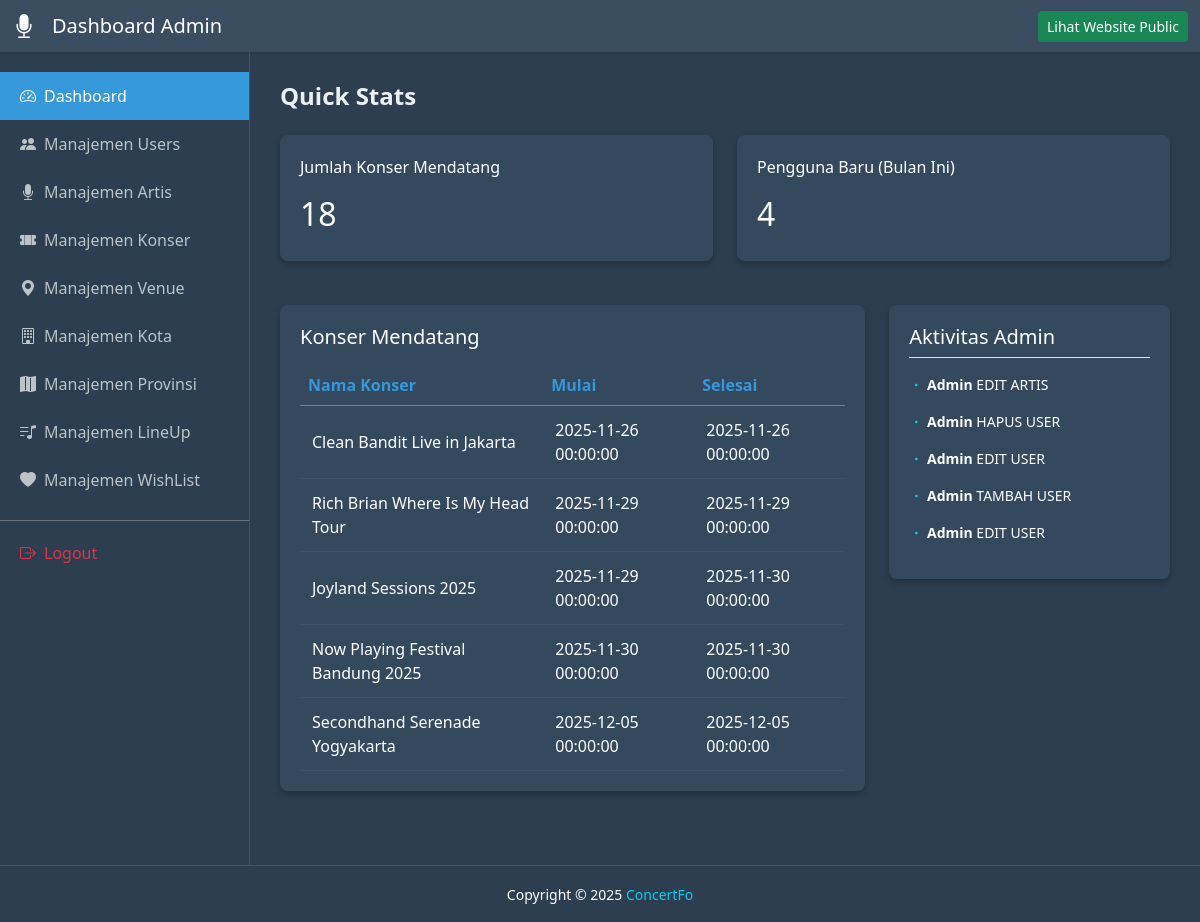
Screenshot of /halamanAdmin/dashboard/html/folderDH/indexDashboard.php with the database file from the repository.
### tables this page shows
CREATE TABLE `konser` (
  `id_konser` varchar(10) NOT NULL,
  `nama_konser` varchar(255) NOT NULL,
  `id_venue` varchar(10) DEFAULT NULL,
  `tanggal_mulai` datetime DEFAULT NULL,
  `tanggal_selesai` datetime DEFAULT NULL,
  `harga_tiket_mulai` int(11) DEFAULT NULL,
  `link_tiket` varchar(255) DEFAULT NULL COMMENT 'Link ke website pembelian tiket',
  `poster_konser` varchar(255) DEFAULT NULL,
  `video` varchar(255) DEFAULT NULL COMMENT 'Path file video atau URL YouTube/Vimeo untuk aftermovie konser',
  `status_konser` enum('upcoming','ongoing','completed','cancelled') DEFAULT 'upcoming' COMMENT 'Status konser: upcoming=akan datang, ongoing=sedang berlangsung, completed=selesai, cancelled=dibatalkan'
);

CREATE TABLE `log_aktivitas` (
  `id` int(11) NOT NULL,
  `admin_nama` varchar(100) NOT NULL,
  `aksi` varchar(50) NOT NULL,
  `deskripsi` text NOT NULL,
  `waktu` timestamp NOT NULL DEFAULT current_timestamp()
);

### halamanAdmin/dashboard/html/folderDH/indexDashboard.php (the view, shortened to what this page needs)
<?php
include '../koneksi.php';
$jumlahKonserOtw = 0;
$jumlahUserBulanIni = 0;
$query = @$koneksi->query("SELECT COUNT(*) FROM konser WHERE tanggal_mulai > NOW()");
if ($query) {
  $row = $query->fetch_row();
  $jumlahKonserOtw = $row[0];
}
$queryUser = @$koneksi->query("SELECT COUNT(*) FROM users WHERE MONTH(tanggal_daftar) = MONTH(NOW()) AND YEAR(tanggal_daftar) = YEAR(NOW())");
if ($queryUser) {
  $rowUser = $queryUser->fetch_row();
  $jumlahUserBulanIni = $rowUser[0];
}
$queryKonser = @$koneksi->query("SELECT nama_konser, tanggal_mulai, tanggal_selesai FROM konser WHERE tanggal_mulai > NOW() ORDER BY tanggal_mulai ASC LIMIT 5");
$queryAktivitasAtmin = @$koneksi->query("SELECT * FROM log_aktivitas ORDER BY id DESC LIMIT 8");
?>
<!DOCTYPE html>
<html lang="id">
<head>
  <link href="https://cdn.jsdelivr.net/npm/bootstrap@5.3.2/dist/css/bootstrap.min.css" rel="stylesheet">
  <link rel="stylesheet" href="https://cdn.jsdelivr.net/npm/bootstrap-icons@1.11.1/font/bootstrap-icons.css">
  <link rel="stylesheet" href="../../css/styles.css?v=<?php echo time(); ?>">
</head>
<body>
  <?php include '../header.php'; ?>
  <div class="d-flex-wrapper"><?php include '../sideBar.php'; ?>
    <div class="main-content">
      <h4 class="mb-4 fw-bold">Quick Stats</h4>
      <div class="row mb-4">
        <div class="col-md-6">
          <div class="stats-card">
            <p>Jumlah Konser Mendatang</p>
            <h2><?= htmlspecialchars($jumlahKonserOtw); ?></h2>
          </div>
        </div>
        <div class="col-md-6">
          <div class="stats-card">
            <p>Pengguna Baru (Bulan Ini)</p>
            <h2><?= htmlspecialchars($jumlahUserBulanIni); ?></h2>
          </div>
        </div>
      </div>
      <div class="row">
        <div class="col-lg-8 mb-4">
          <div class="table-card">
            <div class="d-flex justify-content-between align-items-center mb-3">
              <h5 class="mb-0 text-white">Konser Mendatang</h5>
            </div>
            <div class="table-responsive">
              <table class="table table-hover">
                <thead>
                  <tr>
                    <th>Nama Konser</th>
                    <th>Mulai</th>
                    <th>Selesai</th>
                  </tr>
                </thead>
                <tbody>
                  <?php if ($queryKonser) {
                    while ($data = $queryKonser->fetch_assoc()) { ?>
                      <tr>
                        <td><?= htmlspecialchars($data['nama_konser']); ?></td>
                        <td><?= htmlspecialchars($data['tanggal_mulai']); ?></td>
                        <td><?= htmlspecialchars($data['tanggal_selesai']); ?></td>
                      </tr>
                  <?php }
                  } ?>
                </tbody>
              </table>
            </div>
          </div>
        </div>
        <div class="col-lg-4 mb-4">
          <div class="activity-card">
            <h5 class="mb-3 border-bottom pb-2 text-white">Aktivitas Admin</h5>
            <?php if ($queryAktivitasAtmin && $queryAktivitasAtmin->num_rows > 0) {
              while ($rowLog = $queryAktivitasAtmin->fetch_assoc()) { ?>
                <div class="mb-3 small">
                  <i class="bi bi-dot text-info"></i>
                  <strong><?= isset($rowLog['admin_nama']) ? $rowLog['admin_nama'] : 'Sys'; ?></strong>
                  <?= isset($rowLog['aksi']) ? $rowLog['aksi'] : '-'; ?>
                </div>
            <?php }
            } else {
              echo "<span>Belum ada aktivitas.</span>";
            } ?>
          </div>
        </div>
      </div>
    </div>
  </div>
  <?php include '../footer.php'; ?>
</body>
</html>

### halamanAdmin/dashboard/html/header.php
<nav class="navbar navbar-dark bg-dark-blue shadow-sm">
  <div class="container-fluid">
    <div class="d-flex align-items-center">
      <i class="bi bi-mic-fill text-white fs-4 me-3"></i>
      <span class="navbar-brand mb-0 h1">Dashboard Admin</span>
    </div>
    <div class="d-flex align-items-center gap-2">
      <button class="btn btn-success btn-sm"><a href="../../../../index.php" style="text-decoration:none; color:white;">Lihat Website Public</a></button>
    </div>
  </div>
</nav>

### halamanAdmin/dashboard/html/sideBar.php (shortened to what this page needs)
<?php
$current_page = basename($_SERVER['PHP_SELF']);
$directoryURI = $_SERVER['REQUEST_URI'];
$path = "../";
function isActive($searchString) {
    return '';
}
?>
<div class="sidebar bg-dark-sidebar">
    <ul class="nav flex-column">
        <li class="nav-item">
            <a class="nav-link <?php echo ($current_page == 'indexDashboard.php') ? 'active' : ''; ?>" href="<?php echo $path; ?>folderDH/indexDashboard.php">
                <i class="bi bi-speedometer2 me-2"></i>
                Dashboard
            </a>
        </li>
        <li class="nav-item">
            <a class="nav-link <?php echo isActive('/user/'); ?>" href="<?php echo $path; ?>user/manajemenUsers.php">
                <i class="bi bi-people-fill me-2"></i>
                Manajemen Users
            </a>
        </li>
        <li class="nav-item">
            <a class="nav-link <?php echo isActive('/artis/'); ?>" href="<?php echo $path; ?>artis/manajemenArtis.php">
                <i class="bi bi-mic-fill me-2"></i>
                Manajemen Artis
            </a>
        </li>
        <li class="nav-item">
            <a class="nav-link <?php echo isActive('/konser/'); ?>" href="<?php echo $path; ?>konser/manajemenKonser.php">
                <i class="bi bi-ticket-perforated-fill me-2"></i>
                Manajemen Konser
            </a>
        </li>
        <li class="nav-item">
            <a class="nav-link <?php echo isActive('/venue/'); ?>" href="<?php echo $path; ?>venue/manajemenVenue.php">
                <i class="bi bi-geo-alt-fill me-2"></i>
                Manajemen Venue
            </a>
        </li>
        <li class="nav-item">
            <a class="nav-link <?php echo isActive('/kota/'); ?>" href="<?php echo $path; ?>kota/manajemenKota.php">
                <i class="bi bi-building me-2"></i>
                Manajemen Kota
            </a>
        </li>
        <li class="nav-item">
            <a class="nav-link <?php echo isActive('/provinsi/'); ?>" href="<?php echo $path; ?>provinsi/manajemenProvinsi.php">
                <i class="bi bi-map-fill me-2"></i>
                Manajemen Provinsi
            </a>
        </li>
        <li class="nav-item">
            <a class="nav-link <?php echo isActive('/lineup/'); ?>" href="<?php echo $path; ?>lineup/manajemenLineUp.php">
                <i class="bi bi-music-note-list me-2"></i>
                Manajemen LineUp
            </a>
        </li>
        <li class="nav-item">
            <a class="nav-link <?php echo isActive('/wishlist/'); ?>" href="<?php echo $path; ?>wishlist/manajemenWishlist.php">
                <i class="bi bi-heart-fill me-2"></i>
                Manajemen WishList
            </a>
        </li>
        <li class="nav-item mt-3 border-top border-secondary pt-2">
            <a class="nav-link text-danger" href="<?php echo $path; ?>logout.php">
                <i class="bi bi-box-arrow-right me-2"></i>
                Logout
            </a>
        </li>
    </ul>
</div>

### halamanAdmin/dashboard/html/footer.php
<footer class="footer bg-dark-footer text-white py-3">
  <div class="container-fluid">
    <div class="row">
      <div class="col-12 text-center">
        <small>Copyright © 2025 <a href="#" class="text-info text-decoration-none">ConcertFo</a></small>
      </div>
    </div>
  </div>
</footer>

### halamanAdmin/dashboard/css/styles.css (style rules this page uses)
:root { --bg-dark: #2c3e50; --bg-card: #34495e; --text-light: #ecf0f1; --active-blue: #3498db; }
html, body { height: 100%; margin: 0; padding: 0; font-family: "Segoe UI", sans-serif; }
body { background-color: var(--bg-dark) !important; color: var(--text-light) !important; display: flex; flex-direction: column; min-height: 100vh; }
.navbar { background-color: #3b4d61 !important; z-index: 1000; }
.d-flex-wrapper { display: flex; flex: 1; width: 100%; overflow: hidden; }
.sidebar { min-width: 250px; max-width: 250px; background-color: var(--bg-dark); border-right: 1px solid rgba(255, 255, 255, 0.1); display: flex; flex-direction: column; padding-top: 20px; }
.sidebar .nav-link { color: #bdc3c7; padding: 12px 20px; display: flex; align-items: center; text-decoration: none; transition: 0.3s; }
.sidebar .nav-link.active { background-color: var(--active-blue); color: white; }
.main-content { flex: 1; padding: 30px; background-color: var(--bg-dark) !important; overflow-y: auto; width: 100%; }
.stats-card, .table-card, .activity-card { background-color: var(--bg-card); border-radius: 8px; padding: 20px; box-shadow: 0 4px 6px rgba(0, 0, 0, 0.2); margin-bottom: 20px; border: none; color: white; }
.table { --bs-table-bg: transparent; --bs-table-color: white; color: white !important; margin-bottom: 0; vertical-align: middle; }
.table thead th { border-bottom: 1px solid rgba(255, 255, 255, 0.3); color: var(--active-blue); }
.table td { border-bottom: 1px solid rgba(255, 255, 255, 0.05); padding: 12px; color: white; }
footer { background-color: var(--bg-dark); text-align: center; padding: 15px; border-top: 1px solid rgba(255, 255, 255, 0.1); margin-top: auto; color: #bdc3c7; }
.navbar { margin-bottom: 0 !important; border: none !important; }
.d-flex-wrapper { margin-top: 0 !important; padding-top: 0 !important; }
.sidebar { margin-top: 0 !important; height: calc(100vh - 56px); }

### rows the page displays
konser: nama_konser "Clean Bandit Live in Jakarta", tanggal_mulai "2025-11-26 00:00:00", tanggal_selesai "2025-11-26 00:00:00"
konser: nama_konser "Rich Brian Where Is My Head Tour", tanggal_mulai "2025-11-29 00:00:00", tanggal_selesai "2025-11-29 00:00:00"
konser: nama_konser "Joyland Sessions 2025", tanggal_mulai "2025-11-29 00:00:00", tanggal_selesai "2025-11-30 00:00:00"
konser: nama_konser "Now Playing Festival Bandung 2025", tanggal_mulai "2025-11-30 00:00:00", tanggal_selesai "2025-11-30 00:00:00"
konser: nama_konser "Secondhand Serenade Yogyakarta", tanggal_mulai "2025-12-05 00:00:00", tanggal_selesai "2025-12-05 00:00:00"
log_aktivitas: admin_nama "Admin", aksi "EDIT ARTIS"
log_aktivitas: admin_nama "Admin", aksi "HAPUS USER"
log_aktivitas: admin_nama "Admin", aksi "EDIT USER"
log_aktivitas: admin_nama "Admin", aksi "TAMBAH USER"
log_aktivitas: admin_nama "Admin", aksi "EDIT USER"

### other values shown
$jumlahKonserOtw "18"
$jumlahUserBulanIni "4"
